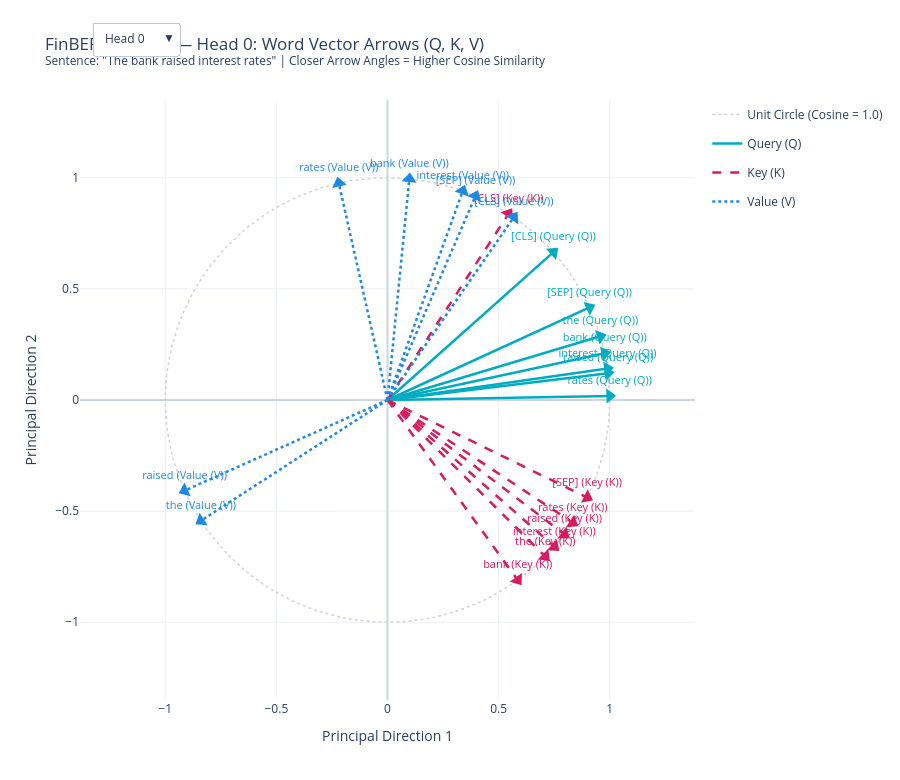

This figure's notebook cell:
### Code cell
import numpy as np
import plotly.graph_objects as go
import torch
import torch.nn.functional as F
from transformers import AutoModelForSequenceClassification, AutoTokenizer

# 1. Load FinBERT & Extract Q, K, V Tensors
model_name = "ProsusAI/finbert"
tokenizer = AutoTokenizer.from_pretrained(model_name)
model = AutoModelForSequenceClassification.from_pretrained(model_name)
model.eval()

sentence = "The bank raised interest rates"
layer_idx = 0  # Choose layer 0..11

inputs = tokenizer(sentence, return_tensors="pt")
input_ids_1d = inputs["input_ids"].squeeze(0).tolist()
tokens = tokenizer.convert_ids_to_tokens(input_ids_1d)
seq_len = len(tokens)

with torch.no_grad():
  outputs = model(**inputs, output_hidden_states=True)
  X = outputs.hidden_states[layer_idx].squeeze(0)  # Shape: (seq_len, 768)

  attn_self = model.bert.encoder.layer[layer_idx].attention.self
  Q_heads = attn_self.query(X).view(seq_len, 12, 64).permute(1, 0, 2)
  K_heads = attn_self.key(X).view(seq_len, 12, 64).permute(1, 0, 2)
  V_heads = attn_self.value(X).view(seq_len, 12, 64).permute(1, 0, 2)

  # Normalize to unit vectors so arrow angles directly reflect Cosine Similarity
  Q_norm = F.normalize(Q_heads, p=2, dim=-1).numpy()
  K_norm = F.normalize(K_heads, p=2, dim=-1).numpy()
  V_norm = F.normalize(V_heads, p=2, dim=-1).numpy()


# Helper: Project 64-dim vectors to 2D using SVD/PCA while preserving angles
def project_to_2d(q_mat, k_mat, v_mat):
  combined = np.vstack([q_mat, k_mat, v_mat])  # Shape: (3 * seq_len, 64)
  _, _, Vt = np.linalg.svd(combined, full_matrices=False)
  basis = Vt[:2].T  # Shape: (64, 2)
  q_2d = q_mat @ basis
  k_2d = k_mat @ basis
  v_2d = v_mat @ basis
  # Re-normalize in 2D so every arrow sits cleanly on the unit circle
  q_2d /= np.linalg.norm(q_2d, axis=1, keepdims=True) + 1e-8
  k_2d /= np.linalg.norm(k_2d, axis=1, keepdims=True) + 1e-8
  v_2d /= np.linalg.norm(v_2d, axis=1, keepdims=True) + 1e-8
  return q_2d, k_2d, v_2d


# 2. Build Interactive Plotly Figure with Arrows for All 12 Heads
fig = go.Figure()

# Draw Unit Reference Circle
theta = np.linspace(0, 2 * np.pi, 200)
fig.add_trace(
    go.Scatter(
        x=np.cos(theta),
        y=np.sin(theta),
        mode="lines",
        line=dict(color="lightgray", dash="dot", width=1.5),
        name="Unit Circle (Cosine = 1.0)",
        hoverinfo="skip",
    )
)

# Color palette for Q, K, V
styles = {
    "Query (Q)": {"color": "#00ACC1", "dash": "solid"},
    "Key (K)": {"color": "#D81B60", "dash": "dash"},
    "Value (V)": {"color": "#1E88E5", "dash": "dot"},
}

traces_per_head = 6  # 3 line traces + 3 arrowhead marker traces per head

for h in range(12):
  q2d, k2d, v2d = project_to_2d(Q_norm[h], K_norm[h], V_norm[h])
  visible = h == 0  # Show Head 0 by default

  for label, coords in [("Query (Q)", q2d), ("Key (K)", k2d), ("Value (V)", v2d)]:
    # Build line segments from (0,0) -> (x,y) separated by None
    lx, ly = [], []
    for x, y in coords:
      lx.extend([0, x, None])
      ly.extend([0, y, None])

    # Arrow shafts
    fig.add_trace(
        go.Scatter(
            x=lx,
            y=ly,
            mode="lines",
            line=dict(
                color=styles[label]["color"], width=2.5, dash=styles[label]["dash"]
            ),
            name=label,
            legendgroup=label,
            visible=visible,
            hoverinfo="skip",
        )
    )

    # Arrowheads + Word Labels at tips
    angles_deg = np.degrees(np.arctan2(coords[:, 0], coords[:, 1]))
    fig.add_trace(
        go.Scatter(
            x=coords[:, 0],
            y=coords[:, 1],
            mode="markers+text",
            marker=dict(
                symbol="triangle-up",
                size=13,
                angle=angles_deg,
                color=styles[label]["color"],
            ),
            text=[f"{tok} ({label})" for tok in tokens],
            textposition="top center",
            textfont=dict(size=11, color=styles[label]["color"]),
            name=label,
            legendgroup=label,
            showlegend=False,
            visible=visible,
            hovertemplate=(
                f"<b>Head {h} — {label}</b><br>"
                "Word: <b>%{text}</b><br>"
                "2D Direction: (%{x:.2f}, %{y:.2f})<extra></extra>"
            ),
        )
    )

# 3. Add Dropdown Menu to Switch Between Head 0 and Head 11
buttons = []
for h in range(12):
  vis_mask = [True] + [False] * (12 * traces_per_head)  # Keep unit circle visible
  start = 1 + h * traces_per_head
  for idx in range(start, start + traces_per_head):
    vis_mask[idx] = True

  buttons.append(
      dict(
          label=f"Head {h}",
          method="update",
          args=[
              {"visible": vis_mask},
              {
                  "title": (
                      f"FinBERT Layer {layer_idx} — Head {h}: Word Vector"
                      f' Arrows (Q, K, V)<br><sup>Sentence: "{sentence}" |'
                      " Closer Arrow Angles = Higher Cosine Similarity</sup>"
                  )
              },
          ],
      )
  )

fig.update_layout(
    title=(
        f"FinBERT Layer {layer_idx} — Head 0: Word Vector Arrows (Q, K,"
        f' V)<br><sup>Sentence: "{sentence}" | Closer Arrow Angles = Higher'
        " Cosine Similarity</sup>"
    ),
    updatemenus=[
        dict(
            active=0,
            buttons=buttons,
            x=0.02,
            y=1.13,
            xanchor="left",
            yanchor="top",
        )
    ],
    xaxis=dict(
        range=[-1.35, 1.35],
        zeroline=True,
        zerolinecolor="#cbd5e1",
        showgrid=True,
        title="Principal Direction 1",
    ),
    yaxis=dict(
        range=[-1.35, 1.35],
        zeroline=True,
        zerolinecolor="#cbd5e1",
        showgrid=True,
        scaleanchor="x",
        scaleratio=1,
        title="Principal Direction 2",
    ),
    width=900,
    height=780,
    template="plotly_white",
)

fig.write_html("finbert_qkv_vector_arrows.html")
fig.show()
